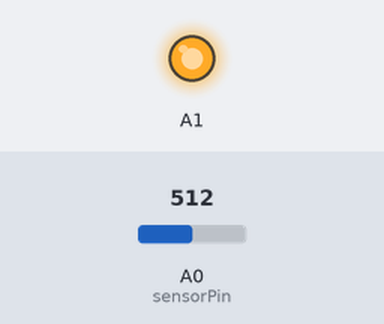
Recording of a sketch running on a simulated Arduino Uno, built with avr-gcc and run on an emulated ATmega328P. Parts: output pins drawn as LEDs (lit = HIGH). The inputs (shaded band) are chosen by the test bench; at power-on: A0 (sensorPin) = 512. What the sketch prints to the serial monitor is not drawn.

Above: at 2.2 s.
Timing chart, 0 to 5.9 s (numbered marks = the images above):
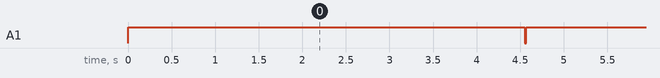

Measured:
- by itself, A1: alternates HIGH for 4.6 s and LOW for 0.02 s

The sketch:

Humedad_Suelo_HW390.ino
```cpp
#define sensorPin A0
#define valAire 2330
#define valAgua 1025

#define DESV_EST_UMBRAL 0.3
#define NUM_LECTURAS 30
float hum_hist[NUM_LECTURAS] = {0};
uint8_t index = 0;
bool calentado = false;

void setup() {
  pinMode(A1, OUTPUT);
  analogReference(DEFAULT);
  Serial.begin(19200);
}

void loop() {
  getMoisture();
}

#pragma region HW390

void getMoisture() {
  static float muestras[NUM_LECTURAS];
  digitalWrite(A1, HIGH);
  delay(50);
  for (byte i = 0; i < NUM_LECTURAS; i++) {
    muestras[i] = analogRead(sensorPin); // Leer el valor del sensor
    delay(150);
  }
  digitalWrite(A1, LOW);
  float val = estimadorAdaptativo(muestras, NUM_LECTURAS);
  float volt = getVcc();
  float value = (val / 1023.0) * volt * 1000;
  float percent = constrain(map(value, valAire, valAgua, 0.0, 100.0), 0, 100);
  Serial.println(String(volt) + " " + String(val) + " " + String(value) + " " + String(percent, 1) + "%");
}

float getVcc() {
  ADMUX = _BV(REFS0) | _BV(MUX3) | _BV(MUX2) | _BV(MUX1);
  delay(2);
  ADCSRA |= _BV(ADSC);
  while (bit_is_set(ADCSRA, ADSC));
  long result = ADCL;
  result |= ADCH << 8;
  result = 1126400L / result;             // Back-calculate AVcc in mV
  return result / 1000.0;
}

#pragma endregion HW390

#pragma region Estadísticas

void agregarALaMedia(float nueva_temp, float nueva_hum) {
  hum_hist[index] = nueva_hum;
  index = (index + 1) % NUM_LECTURAS;
}

float promedio(float *hist) {
  float suma = 0;
  for (int i = 0; i < NUM_LECTURAS; i++) suma += hist[i];
  return suma / NUM_LECTURAS;
}

float moda(float *valores, byte n) {
  float moda = valores[0];
  int maxCount = 0;
  for (int i = 0; i < n; i++) {
    int count = 0;
    for (int j = 0; j < n; j++) {
      if (abs(valores[j] - valores[i]) < 0.1) count++;  // tolerancia de 0.1
    }
    if (count > maxCount) {
      maxCount = count;
      moda = valores[i];
    }
  }
  return moda;
}

float mediana(float *valores, byte n) {
  float copia[n];
  memcpy(copia, valores, n * sizeof(float));
  for (int i = 0; i < n - 1; i++) {
    for (int j = 0; j < n - i - 1; j++) {
      if (copia[j] > copia[j + 1]) {
        float temp = copia[j];
        copia[j] = copia[j + 1];
        copia[j + 1] = temp;
      }
    }
  }
  if (n % 2 == 0)
    return (copia[n / 2 - 1] + copia[n / 2]) / 2.0;
  else
    return copia[n / 2];
}

float desviacionEstandar(float *valores, int n) {
  float suma = 0, media = 0, varianza = 0;
  for (int i = 0; i < n; i++) suma += valores[i];
  media = suma / n;
  for (int i = 0; i < n; i++) varianza += pow(valores[i] - media, 2);
  return sqrt(varianza / n);
}

float estimadorAdaptativo(float *valores, int n) {
  float desviacion = desviacionEstandar(valores, n);
  if (desviacion < DESV_EST_UMBRAL) {                 // Umbral ajustable según sensor
    return moda(valores, n);
  } else {
    return mediana(valores, n);
  }
}

#pragma endregion Estadísticas
```
